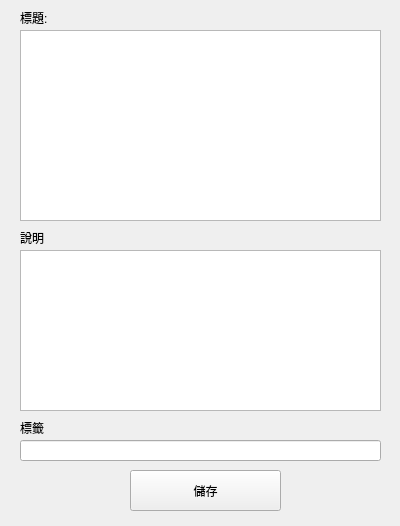
<?xml version="1.0" encoding="UTF-8"?>
<ui version="4.0">
 <class>Frame</class>
 <widget class="QMainWindow" name="MyWindow">
  <property name="geometry">
   <rect>
    <x>0</x>
    <y>0</y>
    <width>400</width>
    <height>526</height>
   </rect>
  </property>
  <property name="windowTitle">
   <string>Frame</string>
  </property>
  <widget class="QLabel" name="windowTitle">
   <property name="geometry">
    <rect>
     <x>20</x>
     <y>10</y>
     <width>300</width>
     <height>15</height>
    </rect>
   </property>
   <property name="text">
    <string>標題: </string>
   </property>
  </widget>
  <widget class="QLabel" name="description">
   <property name="geometry">
    <rect>
     <x>20</x>
     <y>230</y>
     <width>53</width>
     <height>15</height>
    </rect>
   </property>
   <property name="text">
    <string>說明</string>
   </property>
  </widget>
  <widget class="QTextEdit" name="excerptText">
   <property name="geometry">
    <rect>
     <x>20</x>
     <y>30</y>
     <width>361</width>
     <height>191</height>
    </rect>
   </property>
  </widget>
  <widget class="QPlainTextEdit" name="DescriptionText">
   <property name="geometry">
    <rect>
     <x>20</x>
     <y>250</y>
     <width>361</width>
     <height>161</height>
    </rect>
   </property>
  </widget>
  <widget class="QLineEdit" name="TagString">
   <property name="geometry">
    <rect>
     <x>20</x>
     <y>440</y>
     <width>361</width>
     <height>21</height>
    </rect>
   </property>
  </widget>
  <widget class="QLabel" name="label">
   <property name="geometry">
    <rect>
     <x>20</x>
     <y>420</y>
     <width>53</width>
     <height>15</height>
    </rect>
   </property>
   <property name="text">
    <string>標籤</string>
   </property>
  </widget>
  <widget class="QPushButton" name="saveExcerpt">
   <property name="geometry">
    <rect>
     <x>130</x>
     <y>470</y>
     <width>151</width>
     <height>41</height>
    </rect>
   </property>
   <property name="text">
    <string>儲存</string>
   </property>
  </widget>
 </widget>
 <resources/>
 <connections/>
</ui>
